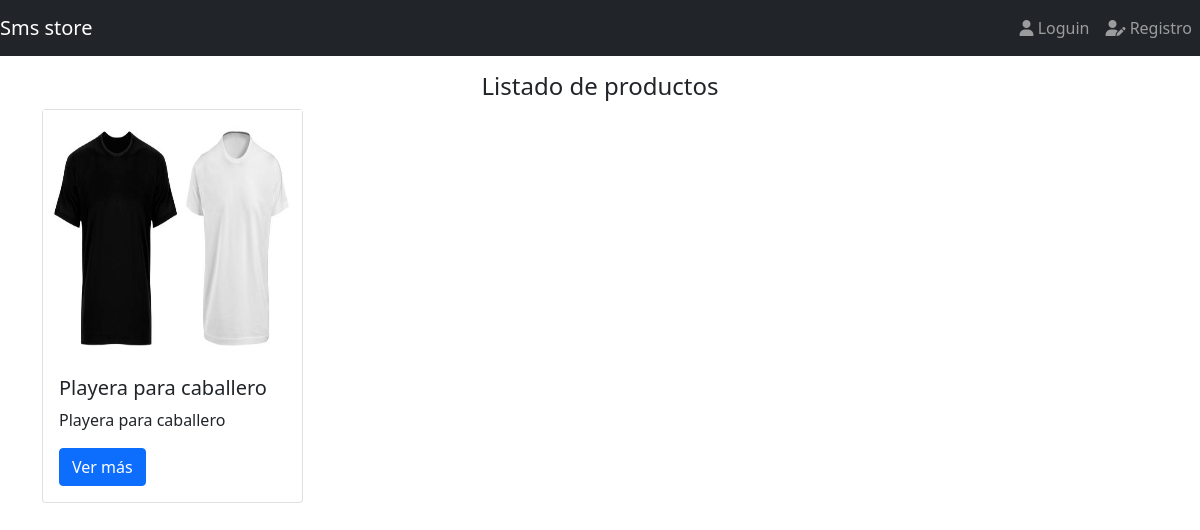
The page / on the database its author committed.
### products/models.py (models this page shows)
class Products(models.Model):
    title = models.CharField(max_length=50)
    description = models.TextField()
    price = models.DecimalField(max_digits=8, decimal_places=2, default=0.0)
    slug =models.SlugField(null=False, blank=False, unique=True)
    image = models.ImageField(upload_to='products/', null=False, blank=False)
    created_at = models.DateTimeField(auto_now_add=True)
    def __str__(self):
        return self.title

### products/views.py (the view)
# urls.py: path('', ProductListView.as_view(), name='index'),
class ProductListView(ListView):
    template_name = 'index.html'
    queryset = Products.objects.all().order_by('-id')
    def get_context_data(self, **kwargs):
        context = super().get_context_data(**kwargs)
        context['message'] = 'Listado de productos'
        print(context)
        return context

### templates/index.html (shortened to what this page needs)
{% extends 'base.html' %}
{% block content%}
<div class="col">
    <h4 class="text-center">{{message}}</h4>
    <div class="row">
        {% for product in products_list %}
          <div class="col-3 mat-5">
              <div class="card h-100">
                {% if product.image %}
                <img src="{{product.image.url}}" alt="Imagen del producto" height="250">
                {% endif %}
                <div class="card-body">
                    <h5 class="card-title">{{product.title}}</h5>
                    <p class="card-text">{{product.description}}</p>
                    <a href="#" class="btn btn-primary">Ver más</a>
                </div>
              </div>
          </div>
        {% endfor %}
    </div>
</div>
{% endblock %}

### rows shown on the page
Products: image (picture), title "Playera para caballero", description "Playera para caballero"

### other values the page prints
{{ message }} "Listado de productos"
